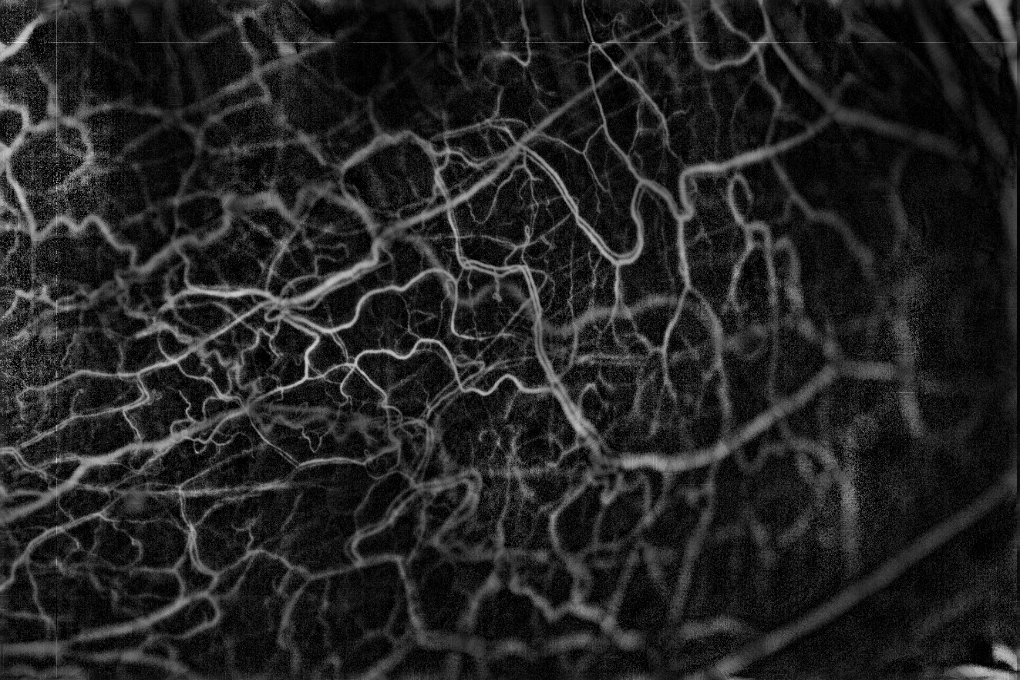
#> input picture segmentation/hessian&morphology/data01.png, 1020 x 680 px
$ python -i retinapreprocess.py   (imports and definitions only)
#> lines starting #> are read from the running program, lines starting #| are printed output that depends on the picture
import cv2
import numpy as np
import skimage
import matplotlib.pyplot as plt
from skimage import img_as_float
from skimage.filters.rank import median
from skimage.morphology import disk

# coding: utf-8

# In[8]:


def clahe_preprocessing(img,clip_param = 0.01, grid_param = None, nbin_param = 256,debug_option = 'off'):
    """scikit-learn clahe algorithm

    Parameters
    ----------
    image : (M, N[, C]) ndarray / (pixel / color space)
        Input image.

    kernel_size: integer or list-like, optional
        Defines the shape of contextual regions used in the algorithm. If iterable is passed, it must have the same number of elements as image.ndim (without color channel). If integer, it is broadcasted to each image dimension. By default, kernel_size is 1/8 of image height by 1/8 of its width.

    clip_limit : float, optional
        Clipping limit, normalized between 0 and 1 (higher values give more contrast).

    nbins : int, optional
        Number of gray bins for histogram (“data range”).

    Returns
    -------
        clahe image

    Example
    -------

    """
    norm_img = cv2.normalize(img_as_float(img), None, 0.0, 1.0, cv2.NORM_MINMAX) # Convert to normalized floating point
    if grid_param == None:
        clahe = skimage.exposure.equalize_adapthist(norm_img, clip_limit = clip_param,nbins = nbin_param)
    else:
        clahe = skimage.exposure.equalize_adapthist(norm_img, grid_param, clip_limit = clip_param, nbins = nbin_param)

    if debug_option == 'on':
        print("data type img : {} clahe : {}".format(img.dtype,clahe.dtype))

        plt.hist(clahe.ravel(),256,[clahe.min(),clahe.max()])
        plt.title('CLAHE Histogram')
        plt.show()

        plt.axis("off")
        plt.title("CLAHE IMAGE")
        plt.imshow(clahe,cmap='gray')
        plt.show()

    return clahe


# In[9]:


# [282 lines left out: functions correction_non_uniform_back, non_uniform_back, luminosity_contrast_normalization, not called in this run]

>>> import cv2
>>> picture = cv2.imread('../data01.png')
#> picture is the input picture: shape (680, 1020, 3); min 0, max 232, mean 35.2
>>> result = clahe_preprocessing(picture)
#> in clahe_preprocessing, `clahe = skimage.exposure.equalize_adapthist(norm_img, clip_limit = cli..`:
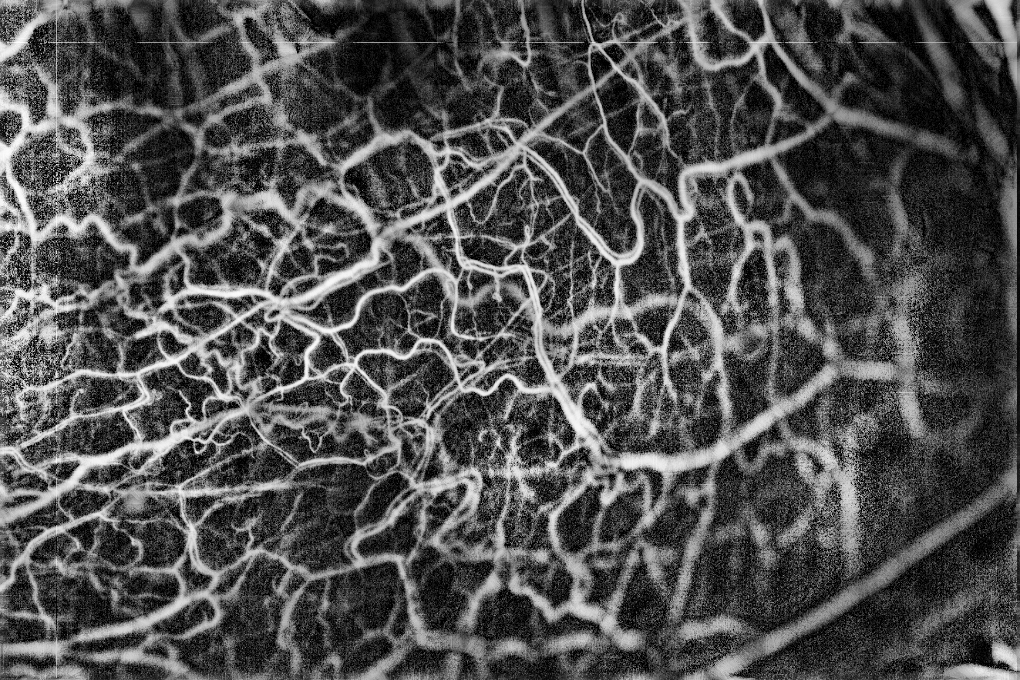
#> clahe: shape (680, 1020, 3) float64; min 0, max 1, mean 0.314
